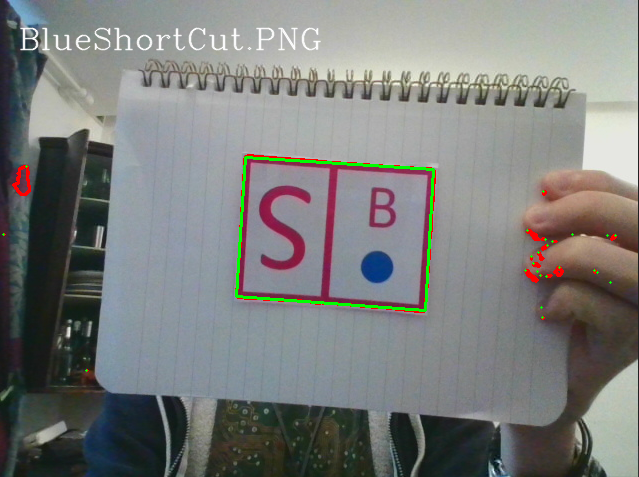
//> input picture report 3/assets/symbol_test_C.png, 639 x 477 px
$ ./shape_count ../symbol_test_C.png   (built with g++ and OpenCV 4)
//> lines starting //> are read from the running program, lines starting //| are printed output that depends on the picture; after the words box and inside, x2 and y2 are one past the last pixel; in counts of white or black regions, pixels touching at a corner belong together
#include "opencv2/core.hpp"
#include "opencv2/imgproc.hpp"
#include "opencv2/highgui.hpp"
#include "opencv2/videoio.hpp"

#include <sys/types.h>
#include <dirent.h>
#include <errno.h>
#include <vector>
#include <string>
#include <iostream>


using namespace cv;
using namespace std;

int count_shapes(Mat img);

Mat get_img(Mat img);


Mat transformPerspective(std::vector<Point> boundingContour, Mat frame, int x_size, int y_size);
Point findContourCentre(std::vector<cv::Point> contour);
float compareImages(Mat cameraImage, Mat librarySymbol);


void drawText(Mat & image, String text);


int main(int argc, char** argv )
{
    if ( argc != 2 )
    {
        printf("usage: DisplayImage.out <Image_Path>\n");
        return -1;
    }
    Mat image;
    image = imread( argv[1], 1 );
//> image is the input picture: 477 rows x 639 cols, CV_8UC3; mean B, G, R 123.6, 125.5, 123.8
    if ( !image.data )
    {
        printf("No image data \n");
        return -1;
    }
    namedWindow("Display Image", WINDOW_AUTOSIZE );

    int shapes = count_shapes(image);
    string print = "num: " + to_string(shapes);
    drawText(image, print);
    imshow("Display Image", image);
    waitKey(0);
    return 0;
}

int count_shapes(Mat img){

    cv::Size img_sz = img.size();
//> img_sz = Size(639, 477)
    int imageWidth = img_sz.width;
//> imageWidth = 639
    int imageHeight = img_sz.height;
//> imageHeight = 477


    Mat image = get_img(img);

    img_sz = image.size();
    imageWidth = img_sz.width;
    imageHeight = img_sz.height;

    //image = Mat::zeros(240, 320, CV_8UC3);

    Mat img_shapes;       // Convert the frame to HSV and apply the limits
    cvtColor(image, img_shapes, COLOR_BGR2HSV);
    int low_hue = 150, high_hue = 180;
    inRange(img_shapes, Scalar(low_hue, 70, 80), Scalar(high_hue, (230), (255) ), img_shapes);

    imshow("shapes only" , img_shapes);

    std::vector<std::vector<cv::Point>>contours;// Variable for list of contours
    std::vector<Vec4i>hierarchy;// Variable for image topology data
    cv::findContours(img_shapes,contours,hierarchy,RETR_EXTERNAL,CHAIN_APPROX_SIMPLE,Point(0,0));// Calculate the contours and store them

    for(int i =0;i < contours.size();i++)// Loop through the contours
    {
        drawContours(image,contours,i,Scalar(0,0,255),2,LINE_8,noArray(),0,Point());// Draw each in red
    }

    if(contours.size() < 1){
        return 0;
    }

    std::vector<std::vector<cv::Point>>approxedcontours(contours.size());// Array for new contours

    for(int i=0;i<contours.size();i++){
        cv::approxPolyDP(contours[i],approxedcontours[i],10,true);// Approximate the contour
    }

    int num =0;

    for(int i =0;i <contours.size();i++)// Loop through the contours
    {
        drawContours(image,approxedcontours,i,Scalar(0,255,0),2,LINE_8,noArray(),0,Point());// Draw each in green
        if(approxedcontours[i].size() >= 3){
            num++;
        }
    }

    //printf("num:%d\n",num);

    imshow("shapes_contored" , image);

    return num;

}

Mat get_img(Mat img){


    cv::Size img_sz = img.size();
//> img_sz = Size(639, 477)
    int imageWidth = img_sz.width;
//> imageWidth = 639
    int imageHeight = img_sz.height;
//> imageHeight = 477


    Mat imgHSV;       // Convert the frame to HSV and apply the limits
    cvtColor(img, imgHSV, COLOR_BGR2HSV);
//> imgHSV: 477 rows x 639 cols, CV_8UC3; mean H, S, V 73.8, 39, 133.4
    int low_hue = 100, high_hue = 130;
    inRange(imgHSV, Scalar(low_hue, 70, 80), Scalar(high_hue, (230), (255) ), imgHSV);
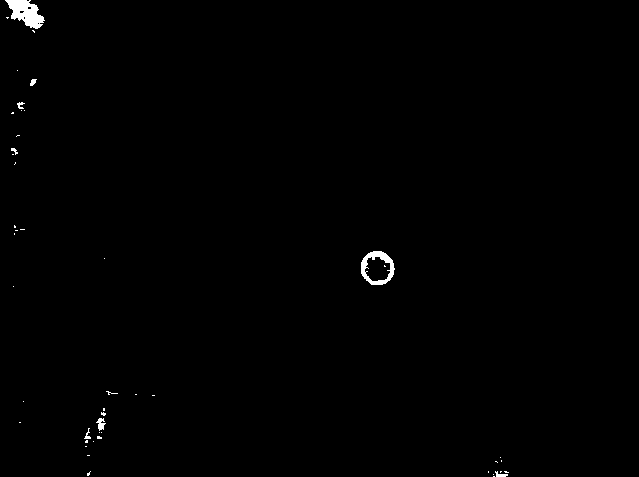
//> imgHSV: 477 rows x 639 cols, CV_8UC1; 0.49% white; 47 white regions (39 under 20 px), largest, box (x1, y1, x2, y2) and area: (5, 0, 45, 29) 652, (361, 251, 395, 285) 465, (96, 418, 106, 431) 71

    imshow("blue cam",imgHSV);

    Mat imgSmooth;

    Mat kernel=cv::getStructuringElement(MORPH_ELLIPSE,Size(5,5));
    cv::morphologyEx(imgHSV,imgSmooth,MORPH_CLOSE,kernel);
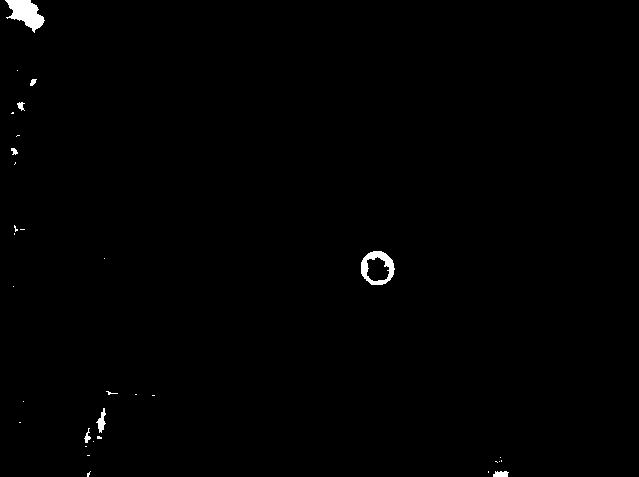
//> imgSmooth: 477 rows x 639 cols, CV_8UC1; 0.55% white; 32 white regions (24 under 20 px)

    //imshow("smooth cam",imgSmooth);

    std::vector<std::vector<cv::Point>>contours;// Variable for list of contours
    std::vector<Vec4i>hierarchy;// Variable for image topology data
    cv::findContours(imgSmooth,contours,hierarchy,RETR_EXTERNAL,CHAIN_APPROX_SIMPLE,Point(0,0));// Calculate the contours and store them
//> contours = 32 contours, 24 with area under 20; largest, box (x1, y1, x2, y2) and area: (361, 251, 395, 285) 864, (5, 0, 45, 33) 650, (96, 408, 106, 433) 90, (493, 471, 509, 477) 60, (84, 428, 91, 443) 28, (17, 102, 25, 111) 28, (30, 79, 37, 86) 22, (11, 148, 18, 155) 21

    if (contours.size() < 1){
        Mat symb = Mat::zeros(240, 320, CV_8UC3);
        return symb;
    }


    for(int i =0;i < contours.size();i++)// Loop through the contours
    {
        drawContours(img,contours,i,Scalar(0,0,255),2,LINE_8,noArray(),0,Point());// Draw each in red
    }
//> this loop made 32 passes
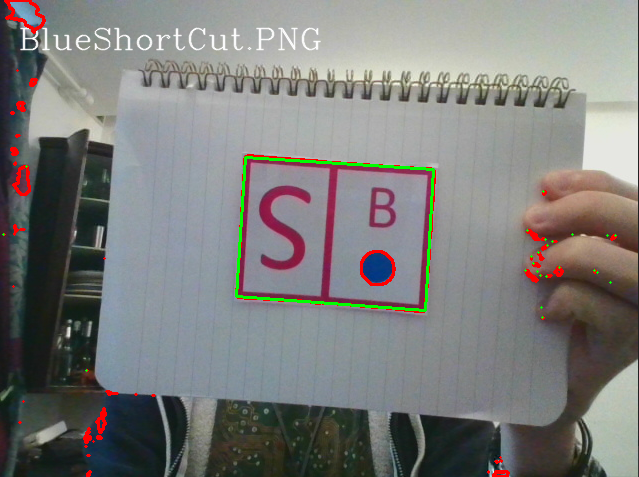
//> img: 477 rows x 639 cols, CV_8UC3; 0.54% of pixels changed, all inside (x1, y1, x2, y2) = (4, 0, 510, 477)

    std::vector<std::vector<cv::Point>>approxedcontours(contours.size());// Array for new contours
//> approxedcontours = 32 empty contours

    for(int i=0;i<contours.size();i++){
        cv::approxPolyDP(contours[i],approxedcontours[i],30,true);// Approximate the contour
    }

    for(int i =0;i <contours.size();i++)// Loop through the contours
    {
        drawContours(img,approxedcontours,i,Scalar(0,255,0),2,LINE_8,noArray(),0,Point());// Draw each in green
    }
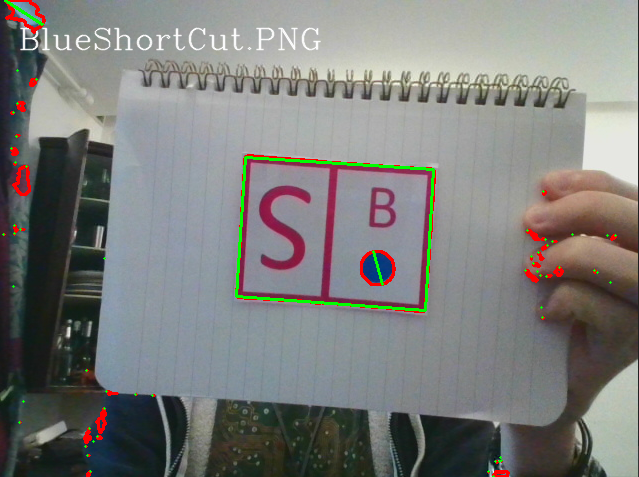
//> img: 477 rows x 639 cols, CV_8UC3; 0.13% of pixels changed, all inside (x1, y1, x2, y2) = (4, 0, 503, 477)

    int max_area =0, max_index = 0,area =0;


    for(int i =0;i <approxedcontours.size();i++)// Loop through the contours
    {
        area = contourArea(approxedcontours[i]);
        if (area > max_area){
            max_area = area;
            max_index = i;
        }
    }
//> after the loop, max_area = 0; max_index = 0
//> in count_shapes, `Mat image = get_img(img);`: image: 240 rows x 320 cols, CV_8UC3; every value is 0
//> in count_shapes, `inRange(img_shapes, Scalar(low_hue, 70, 80), Scalar(high_hue, (230), (..`: img_shapes: 240 rows x 320 cols, CV_8UC1; every value is 0
//> in count_shapes, `cv::findContours(img_shapes,contours,hierarchy,RETR_EXTERNAL,CHAIN_APP..`: contours = 0 contours
//> in main, `int shapes = count_shapes(image);`: shapes = 0
//> in main, `string print = "num: " + to_string(shapes);`: print = "num: 0"

    //int corners =  approxedcontours[max_index].size();

    //printf("corners:%d",corners);

    if (approxedcontours[max_index].size() != 4){
        Mat symb = Mat::zeros(240, 320, CV_8UC3);
        //imshow("board", symb);
        return symb;
    }

    Mat symb = transformPerspective(approxedcontours[max_index],img,320,240);

    //imshow("cam",img);
    //imshow("board", symb);


    return symb;

}

// [116 lines left out: functions transformPerspective, findContourCentre, compareImages, not called in this run]


void drawText(Mat & image, String text)
{
//> called with text = "num: 0"
    putText(image, text,
            Point(20, 50),
            FONT_HERSHEY_COMPLEX, 1, // font face and scale
            Scalar(255, 255, 255), // white
            1, LINE_AA); // line thickness and type
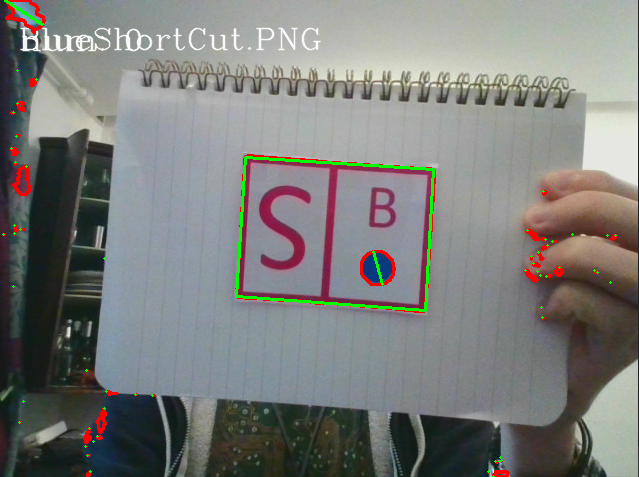
//> image: 477 rows x 639 cols, CV_8UC3; 0.27% of pixels changed, all inside (x1, y1, x2, y2) = (22, 28, 142, 52)
}
